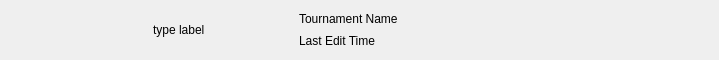
<?xml version="1.0" encoding="UTF-8"?>
<ui version="4.0">
 <class>RecentTournamentWidget</class>
 <widget class="QWidget" name="RecentTournamentWidget">
  <property name="geometry">
   <rect>
    <x>0</x>
    <y>0</y>
    <width>719</width>
    <height>60</height>
   </rect>
  </property>
  <property name="sizePolicy">
   <sizepolicy hsizetype="Expanding" vsizetype="MinimumExpanding">
    <horstretch>0</horstretch>
    <verstretch>0</verstretch>
   </sizepolicy>
  </property>
  <property name="minimumSize">
   <size>
    <width>0</width>
    <height>60</height>
   </size>
  </property>
  <property name="maximumSize">
   <size>
    <width>16777215</width>
    <height>60</height>
   </size>
  </property>
  <property name="acceptDrops">
   <bool>true</bool>
  </property>
  <property name="windowTitle">
   <string>Form</string>
  </property>
  <layout class="QGridLayout" name="gridLayout">
   <item row="0" column="0">
    <widget class="QWidget" name="frame" native="true">
     <property name="sizePolicy">
      <sizepolicy hsizetype="Preferred" vsizetype="Preferred">
       <horstretch>1</horstretch>
       <verstretch>1</verstretch>
      </sizepolicy>
     </property>
    </widget>
   </item>
   <item row="0" column="3">
    <widget class="QWidget" name="widget" native="true">
     <property name="sizePolicy">
      <sizepolicy hsizetype="Preferred" vsizetype="Expanding">
       <horstretch>3</horstretch>
       <verstretch>1</verstretch>
      </sizepolicy>
     </property>
     <layout class="QHBoxLayout" name="horizontalLayout">
      <property name="leftMargin">
       <number>0</number>
      </property>
      <property name="topMargin">
       <number>0</number>
      </property>
      <property name="rightMargin">
       <number>0</number>
      </property>
      <property name="bottomMargin">
       <number>0</number>
      </property>
      <item>
       <layout class="QVBoxLayout" name="verticalLayout">
        <property name="spacing">
         <number>6</number>
        </property>
        <property name="sizeConstraint">
         <enum>QLayout::SetMinimumSize</enum>
        </property>
        <property name="topMargin">
         <number>0</number>
        </property>
        <property name="bottomMargin">
         <number>0</number>
        </property>
        <item>
         <widget class="QLabel" name="name">
          <property name="text">
           <string>Tournament Name</string>
          </property>
         </widget>
        </item>
        <item>
         <widget class="QLabel" name="editTime">
          <property name="text">
           <string>Last Edit Time</string>
          </property>
         </widget>
        </item>
       </layout>
      </item>
      <item>
       <widget class="QPushButton" name="openButton">
        <property name="sizePolicy">
         <sizepolicy hsizetype="Fixed" vsizetype="Expanding">
          <horstretch>0</horstretch>
          <verstretch>0</verstretch>
         </sizepolicy>
        </property>
        <property name="text">
         <string/>
        </property>
        <property name="icon">
         <iconset theme="document-open"/>
        </property>
        <property name="flat">
         <bool>true</bool>
        </property>
       </widget>
      </item>
     </layout>
    </widget>
   </item>
   <item row="0" column="1">
    <widget class="QLabel" name="type">
     <property name="sizePolicy">
      <sizepolicy hsizetype="Fixed" vsizetype="Preferred">
       <horstretch>0</horstretch>
       <verstretch>0</verstretch>
      </sizepolicy>
     </property>
     <property name="minimumSize">
      <size>
       <width>100</width>
       <height>0</height>
      </size>
     </property>
     <property name="text">
      <string>type label</string>
     </property>
    </widget>
   </item>
   <item row="0" column="2">
    <spacer name="horizontalSpacer">
     <property name="orientation">
      <enum>Qt::Horizontal</enum>
     </property>
     <property name="sizeHint" stdset="0">
      <size>
       <width>40</width>
       <height>20</height>
      </size>
     </property>
    </spacer>
   </item>
  </layout>
 </widget>
 <resources/>
 <connections/>
</ui>
